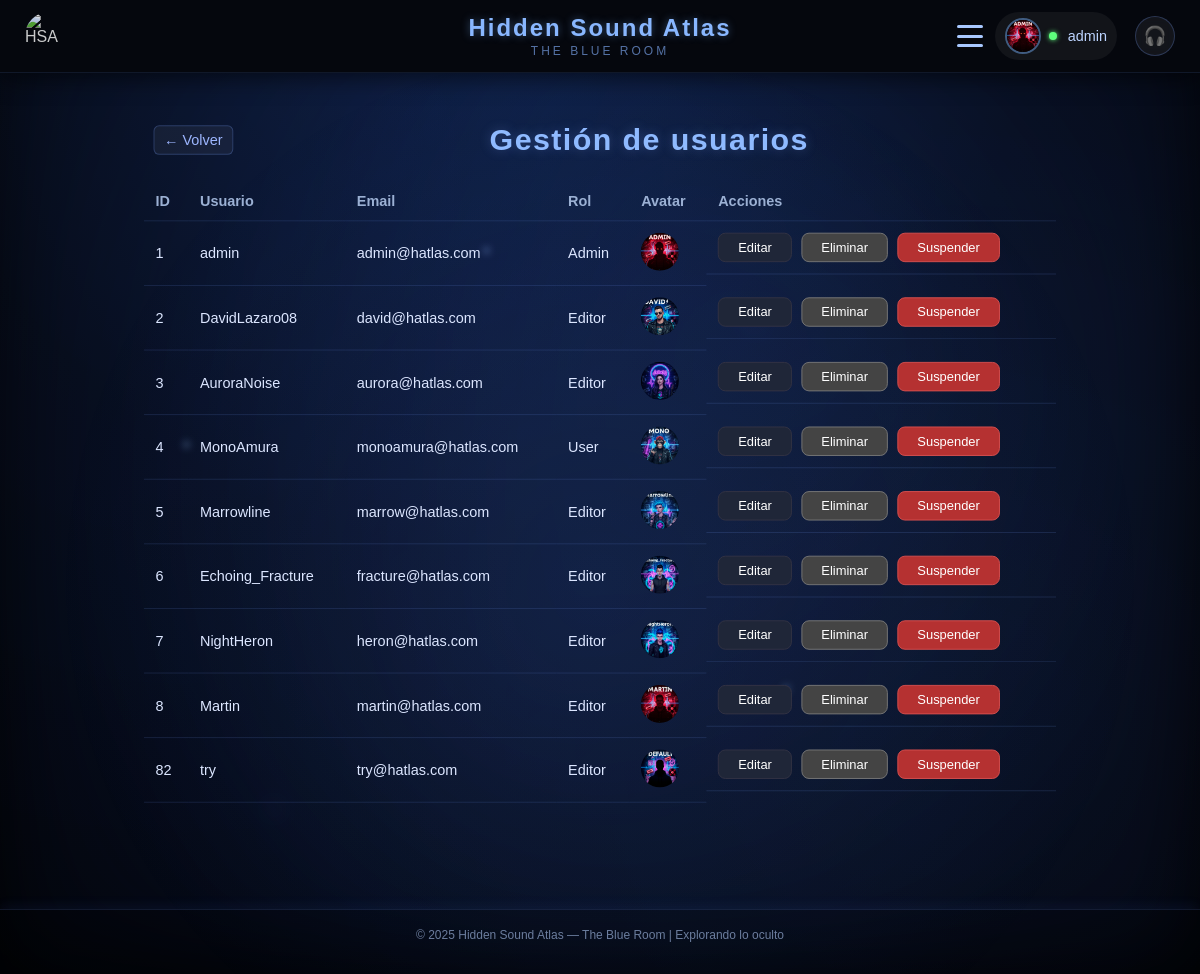
/public/?controller=panel&action=users (signed in), run on the app's committed database.
### tables this page shows
CREATE TABLE IF NOT EXISTS users (
    id INT UNSIGNED AUTO_INCREMENT PRIMARY KEY,
    username VARCHAR(50) NOT NULL UNIQUE,
    email VARCHAR(100) NOT NULL UNIQUE,
    password VARCHAR(255) NOT NULL,
    avatar VARCHAR(255) NULL,
    role ENUM('admin','editor','user') DEFAULT 'user',
    active TINYINT(1) DEFAULT 1,
    created_at DATETIME DEFAULT CURRENT_TIMESTAMP
);

### app/controllers/PanelController.php (called while the page is built, shortened)
<?php
require_once __DIR__ . '/../models/User.php';
class PanelController {
    public function users() {
        $userModel = new User();
        $users = $userModel->getAllUsers();
        $this->render("layout_private.php", "panel/users.php", [
            "users" => $users
        ]);
    }
    private function render($layout, $view, $data = []) {
        extract($data);
        require __DIR__ . '/../views/' . $view;
    }
}

### app/core/Router.php (called while the page is built, shortened)
<?php
class Router {
    public static function route() {
        $action = isset($_GET['action']) ? $_GET['action'] : 'publicHome';
        $controllerObject = new $controllerName();
        $controllerObject->$action();
    }
}

### Public/index.php (called while the page is built)
<?php
require_once __DIR__ . '/../app/core/Router.php';
Router::route();

### config/config.php (called while the page is built)
<?php
return [
    'db_host' => 'localhost',
    'db_name' => 'hiddensound_atlas',
    'db_user' => 'root',
    'db_pass' => ''
];

### app/core/Database.php (called while the page is built)
<?php
class Database {
    private $connection;
    public function __construct() {
        $config = require __DIR__ . '/../../config/config.php';
        $host = $config['db_host'];
        $dbname = $config['db_name'];
        $user = $config['db_user'];
        $pass = $config['db_pass'];
        try {
            $this->connection = new PDO(
                "mysql:host=$host;dbname=$dbname;charset=utf8",
                $user,
                $pass
            );
            $this->connection->setAttribute(PDO::ATTR_ERRMODE, PDO::ERRMODE_EXCEPTION);
        } catch (PDOException $e) {
            die("Error de conexión a la base de datos: " . $e->getMessage());
        }
    }
    public function getConnection() {
        return $this->connection;
    }
}

### app/models/User.php (called while the page is built, shortened)
<?php
require_once __DIR__ . '/../core/Database.php';
class User {
    private $conn;
    public function __construct() {
        $db = new Database();
        $this->conn = $db->getConnection();
    }
    public function getAllUsers() {
        $sql = "SELECT * FROM users ORDER BY created_at DESC";
        $stmt = $this->conn->prepare($sql);
        $stmt->execute();
        return $stmt->fetchAll(PDO::FETCH_ASSOC);
    }
}

### app/views/panel/users.php (the view, shortened to what this page needs)
<?php
function normalizeAvatar($avatar)
{
    return "/Proyecto_BlogPHP/public" . $avatar;
}
?>
<div class="mod-header">
    <a href="javascript:history.back()" class="btn-back">← Volver</a>
    <h2 class="posts-title">Gestión de usuarios</h2>
</div>
<table class="profile-post-table">
    <thead>
        <tr>
            <th>ID</th>
            <th>Usuario</th>
            <th>Email</th>
            <th>Rol</th>
            <th>Avatar</th>
            <th>Acciones</th>
        </tr>
    </thead>
    <tbody>
        <?php foreach ($users as $u): ?>
            <tr>
                <td><?= $u['id'] ?></td>
                <td><?= htmlspecialchars($u['username']) ?></td>
                <td><?= htmlspecialchars($u['email']) ?></td>
                <td><?= ucfirst($u['role']) ?></td>
                <td>
                    <img src="<?= normalizeAvatar($u['avatar']) ?>"
                        style="width:40px; height:40px; border-radius:50%; object-fit:cover;">
                </td>
                <td style="display:flex; gap:10px;">
                    <a href="/Proyecto_BlogPHP/public/?controller=panel&action=editUser&id=<?= $u['id'] ?>"
                    class="btn-mod btn-view">
                        Editar
                    </a>
                    <a href="/Proyecto_BlogPHP/public/?controller=panel&action=deleteUser&id=<?= $u['id'] ?>"
                    class="btn-mod btn-delete"
                    onclick="return confirm('¿Seguro que deseas eliminar este usuario?')">
                        Eliminar
                    </a>
                    <?php if ($u['active'] == 1): ?>
                        <a href="/Proyecto_BlogPHP/public/?controller=panel&action=disableUser&id=<?= $u['id'] ?>"
                        class="btn-mod btn-reject">
                            Suspender
                        </a>
                    <?php endif; ?>
                </td>
            </tr>
        <?php endforeach; ?>
    </tbody>
</table>

### Public/css/general.css (style rules this page uses)
body { margin: 0; padding: 0; background: #0a0a0a; color: #e0e0e0; font-family: Arial, sans-serif; }

### Public/css/blue-room.css (style rules this page uses)
body, .auth-body, .home-public-body, .private-body { background: transparent !important; color: #e0e0e0; position: relative; overflow-x: hidden; }
.private-body { margin: 0; min-height: 100vh; background: radial-gradient(circle at top, #1a2a3a 0%, #050608 55%, #000000 100%); color: #e0e0e0; font-family: Arial, sans-serif; }
.mod-header { max-width: 1200px; margin: 0 auto 25px auto; padding: 0 10px; display: flex; align-items: center; gap: 20px; }
.btn-back { color: #9db6ff; text-decoration: none; font-size: 0.95rem; padding: 6px 10px; border-radius: 6px; background: rgba(255,255,255,0.05); border: 1px solid rgba(120,160,255,0.25); transition: .25s ease; }
.mod-header .posts-title { margin: 0; flex-grow: 1; }

### Public/css/blue-room2.css (style rules this page uses)
.posts-title { text-align: center; color: #8fbaff; font-size: 32px; font-weight: 600; margin-bottom: 8px; letter-spacing: 1.5px; text-shadow: 0 0 12px rgba(120,160,255,0.30); }

### Public/css/blue-room3.css (style rules this page uses)
.btn-mod { padding: 7px 20px; border-radius: 8px; font-size: .85rem; font-weight: 500; color: #fff !important; border: 1px solid transparent; text-decoration: none; transition: .2s ease; cursor: pointer; }
.btn-view { background:#1f2638; border-color:#334; }
.btn-reject { background:#b53131; border-color:#d65050; }
.btn-delete { background:#444; border-color:#777; }

### Public/css/blue-room4.css (style rules this page uses)
.profile-post-table { width: 100%; border-collapse: collapse; font-size: 0.95rem; }
.profile-post-table th, .profile-post-table td { padding: 12px; border-bottom: 1px solid rgba(120,160,255,0.15); color: #dce6ff; }
.profile-post-table th { text-align: left; color: #9bb0d3; }

### Public/css/background-dynamic.css (style rules this page uses)
body { --scroll: 0; }
body::before { content: ""; position: fixed; inset: 0; background: radial-gradient(circle at 40% 0%, #0a1630 0%, #03050a 45%, #000000 100% ); background-position-y: calc(50% + var(--scroll) * 0.35%); animation: brGradient 38s ease-in-out infinite alternate; z-index: -4; pointer-events: none; }
body::after { content: ""; position: fixed; inset: 0; background: radial-gradient(circle at 15% 20%, rgba(80,130,255,0.10), transparent 60%), radial-gradient(circle at 80% 75%, rgba(120,160,255,0.12), transparent 60%); opacity: 0.22; animation: fogMove 60s ease-in-out infinite; z-index: -3; pointer-events: none; }

### data on the page
users: id "1", username "admin", email "admin@hatlas.com", role "Admin", avatar (picture)
users: id "2", username "DavidLazaro08", email "david@hatlas.com", role "Editor", avatar (picture)
users: id "3", username "AuroraNoise", email "aurora@hatlas.com", role "Editor", avatar (picture)
users: id "4", username "MonoAmura", email "monoamura@hatlas.com", role "User", avatar (picture)
users: id "5", username "Marrowline", email "marrow@hatlas.com", role "Editor", avatar (picture)
users: id "6", username "Echoing_Fracture", email "fracture@hatlas.com", role "Editor", avatar (picture)
users: id "7", username "NightHeron", email "heron@hatlas.com", role "Editor", avatar (picture)
users: id "8", username "Martin", email "martin@hatlas.com", role "Editor", avatar (picture)
users: id "82", username "try", email "try@hatlas.com", role "Editor", avatar (placeholder picture)

### other printed values
$_SESSION['username'] "admin"
